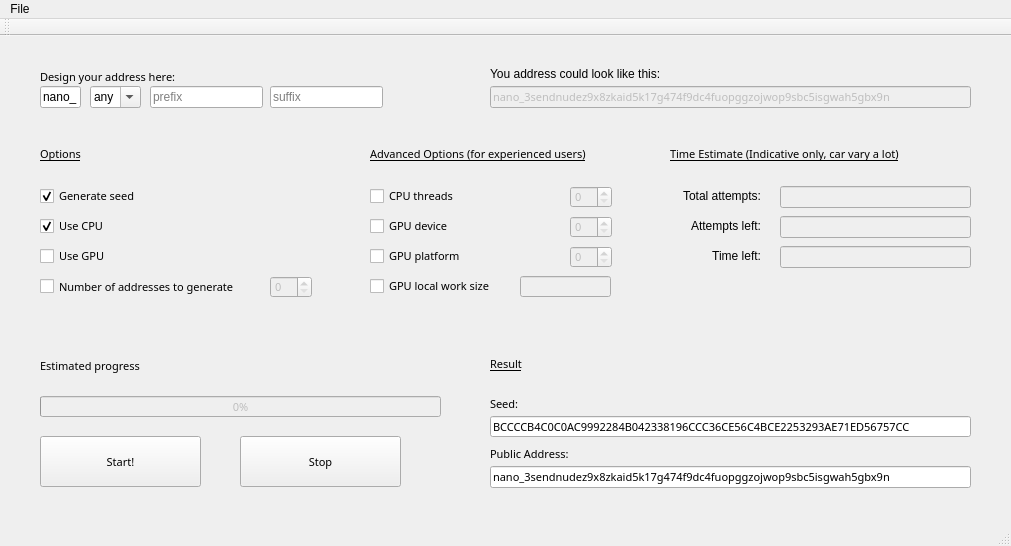
<?xml version="1.0" encoding="UTF-8"?>
<ui version="4.0">
 <class>vanityGui</class>
 <widget class="QMainWindow" name="vanityGui">
  <property name="geometry">
   <rect>
    <x>0</x>
    <y>0</y>
    <width>1011</width>
    <height>546</height>
   </rect>
  </property>
  <property name="windowTitle">
   <string>vanityGui</string>
  </property>
  <widget class="QWidget" name="centralWidget">
   <widget class="QLabel" name="addressInputLabel">
    <property name="geometry">
     <rect>
      <x>40</x>
      <y>30</y>
      <width>161</width>
      <height>21</height>
     </rect>
    </property>
    <property name="font">
     <font>
      <family>Leelawadee</family>
      <pointsize>8</pointsize>
     </font>
    </property>
    <property name="text">
     <string>Design your address here:</string>
    </property>
   </widget>
   <widget class="QLabel" name="optionsLabel">
    <property name="geometry">
     <rect>
      <x>40</x>
      <y>110</y>
      <width>55</width>
      <height>16</height>
     </rect>
    </property>
    <property name="font">
     <font>
      <family>Leelawadee</family>
      <pointsize>8</pointsize>
      <underline>true</underline>
     </font>
    </property>
    <property name="text">
     <string>Options</string>
    </property>
   </widget>
   <widget class="QCheckBox" name="useCpuCheckBox">
    <property name="geometry">
     <rect>
      <x>40</x>
      <y>180</y>
      <width>81</width>
      <height>20</height>
     </rect>
    </property>
    <property name="font">
     <font>
      <family>Leelawadee</family>
      <pointsize>8</pointsize>
     </font>
    </property>
    <property name="text">
     <string>Use CPU</string>
    </property>
    <property name="checked">
     <bool>true</bool>
    </property>
   </widget>
   <widget class="QCheckBox" name="useGpuCheckBox">
    <property name="geometry">
     <rect>
      <x>40</x>
      <y>210</y>
      <width>81</width>
      <height>20</height>
     </rect>
    </property>
    <property name="font">
     <font>
      <family>Leelawadee</family>
      <pointsize>8</pointsize>
     </font>
    </property>
    <property name="text">
     <string>Use GPU</string>
    </property>
   </widget>
   <widget class="QCheckBox" name="limitCheckBox">
    <property name="geometry">
     <rect>
      <x>40</x>
      <y>240</y>
      <width>241</width>
      <height>21</height>
     </rect>
    </property>
    <property name="font">
     <font>
      <family>Leelawadee</family>
      <pointsize>8</pointsize>
     </font>
    </property>
    <property name="text">
     <string>Number of addresses to generate</string>
    </property>
   </widget>
   <widget class="QLabel" name="advancedOptionsLabel">
    <property name="geometry">
     <rect>
      <x>370</x>
      <y>110</y>
      <width>251</width>
      <height>16</height>
     </rect>
    </property>
    <property name="font">
     <font>
      <family>Leelawadee</family>
      <pointsize>8</pointsize>
      <underline>true</underline>
     </font>
    </property>
    <property name="text">
     <string>Advanced Options (for experienced users)</string>
    </property>
   </widget>
   <widget class="QSpinBox" name="threadsCpuSpinBox">
    <property name="enabled">
     <bool>false</bool>
    </property>
    <property name="geometry">
     <rect>
      <x>570</x>
      <y>150</y>
      <width>42</width>
      <height>22</height>
     </rect>
    </property>
    <property name="font">
     <font>
      <family>Leelawadee</family>
      <pointsize>8</pointsize>
     </font>
    </property>
   </widget>
   <widget class="QCheckBox" name="threadsCpuCheckBox">
    <property name="geometry">
     <rect>
      <x>370</x>
      <y>150</y>
      <width>111</width>
      <height>20</height>
     </rect>
    </property>
    <property name="font">
     <font>
      <family>Leelawadee</family>
      <pointsize>8</pointsize>
     </font>
    </property>
    <property name="text">
     <string>CPU threads</string>
    </property>
   </widget>
   <widget class="QCheckBox" name="deviceGpuCheckBox">
    <property name="geometry">
     <rect>
      <x>370</x>
      <y>180</y>
      <width>101</width>
      <height>20</height>
     </rect>
    </property>
    <property name="font">
     <font>
      <family>Leelawadee</family>
      <pointsize>8</pointsize>
     </font>
    </property>
    <property name="text">
     <string>GPU device</string>
    </property>
   </widget>
   <widget class="QSpinBox" name="deviceGpuSpinBox">
    <property name="enabled">
     <bool>false</bool>
    </property>
    <property name="geometry">
     <rect>
      <x>570</x>
      <y>180</y>
      <width>42</width>
      <height>22</height>
     </rect>
    </property>
    <property name="font">
     <font>
      <family>Leelawadee</family>
      <pointsize>8</pointsize>
     </font>
    </property>
   </widget>
   <widget class="QCheckBox" name="platformGpuCheckBox">
    <property name="geometry">
     <rect>
      <x>370</x>
      <y>210</y>
      <width>101</width>
      <height>20</height>
     </rect>
    </property>
    <property name="font">
     <font>
      <family>Leelawadee</family>
      <pointsize>8</pointsize>
     </font>
    </property>
    <property name="text">
     <string>GPU platform</string>
    </property>
   </widget>
   <widget class="QSpinBox" name="platformGpuSpinBox">
    <property name="enabled">
     <bool>false</bool>
    </property>
    <property name="geometry">
     <rect>
      <x>570</x>
      <y>210</y>
      <width>42</width>
      <height>22</height>
     </rect>
    </property>
    <property name="font">
     <font>
      <family>Leelawadee</family>
      <pointsize>8</pointsize>
     </font>
    </property>
   </widget>
   <widget class="QCheckBox" name="workSizeGpuCheckBox">
    <property name="geometry">
     <rect>
      <x>370</x>
      <y>240</y>
      <width>141</width>
      <height>20</height>
     </rect>
    </property>
    <property name="font">
     <font>
      <family>Leelawadee</family>
      <pointsize>8</pointsize>
     </font>
    </property>
    <property name="text">
     <string>GPU local work size</string>
    </property>
   </widget>
   <widget class="QLineEdit" name="workSizeGpuLineEdit">
    <property name="enabled">
     <bool>false</bool>
    </property>
    <property name="geometry">
     <rect>
      <x>520</x>
      <y>240</y>
      <width>91</width>
      <height>21</height>
     </rect>
    </property>
    <property name="font">
     <font>
      <family>Leelawadee</family>
      <pointsize>8</pointsize>
     </font>
    </property>
   </widget>
   <widget class="QProgressBar" name="progressBarBar">
    <property name="enabled">
     <bool>false</bool>
    </property>
    <property name="geometry">
     <rect>
      <x>40</x>
      <y>360</y>
      <width>401</width>
      <height>21</height>
     </rect>
    </property>
    <property name="font">
     <font>
      <family>Leelawadee</family>
      <pointsize>8</pointsize>
     </font>
    </property>
    <property name="value">
     <number>0</number>
    </property>
   </widget>
   <widget class="QPushButton" name="startButton">
    <property name="geometry">
     <rect>
      <x>40</x>
      <y>400</y>
      <width>161</width>
      <height>51</height>
     </rect>
    </property>
    <property name="font">
     <font>
      <family>Leelawadee</family>
      <pointsize>8</pointsize>
     </font>
    </property>
    <property name="text">
     <string>Start!</string>
    </property>
   </widget>
   <widget class="QLabel" name="timeEstimatesLabel">
    <property name="geometry">
     <rect>
      <x>670</x>
      <y>110</y>
      <width>261</width>
      <height>16</height>
     </rect>
    </property>
    <property name="font">
     <font>
      <family>Leelawadee</family>
      <pointsize>8</pointsize>
      <underline>true</underline>
     </font>
    </property>
    <property name="text">
     <string>Time Estimate (Indicative only, car vary a lot)</string>
    </property>
   </widget>
   <widget class="QPushButton" name="stopButton">
    <property name="geometry">
     <rect>
      <x>240</x>
      <y>400</y>
      <width>161</width>
      <height>51</height>
     </rect>
    </property>
    <property name="font">
     <font>
      <family>Leelawadee</family>
      <pointsize>8</pointsize>
     </font>
    </property>
    <property name="text">
     <string>Stop</string>
    </property>
   </widget>
   <widget class="QLineEdit" name="attemptsLeftLineEdit">
    <property name="enabled">
     <bool>false</bool>
    </property>
    <property name="geometry">
     <rect>
      <x>780</x>
      <y>180</y>
      <width>191</width>
      <height>22</height>
     </rect>
    </property>
    <property name="font">
     <font>
      <family>Leelawadee</family>
      <pointsize>8</pointsize>
     </font>
    </property>
   </widget>
   <widget class="QLineEdit" name="totalAttempsLineEdit">
    <property name="enabled">
     <bool>false</bool>
    </property>
    <property name="geometry">
     <rect>
      <x>780</x>
      <y>150</y>
      <width>191</width>
      <height>22</height>
     </rect>
    </property>
    <property name="font">
     <font>
      <family>Leelawadee</family>
      <pointsize>8</pointsize>
     </font>
    </property>
   </widget>
   <widget class="QSpinBox" name="limitSpinBox">
    <property name="enabled">
     <bool>false</bool>
    </property>
    <property name="geometry">
     <rect>
      <x>270</x>
      <y>240</y>
      <width>42</width>
      <height>22</height>
     </rect>
    </property>
    <property name="font">
     <font>
      <family>Leelawadee</family>
      <pointsize>8</pointsize>
     </font>
    </property>
   </widget>
   <widget class="QLabel" name="progressBarLabel">
    <property name="geometry">
     <rect>
      <x>40</x>
      <y>320</y>
      <width>331</width>
      <height>20</height>
     </rect>
    </property>
    <property name="font">
     <font>
      <family>Leelawadee</family>
      <pointsize>8</pointsize>
     </font>
    </property>
    <property name="text">
     <string>Estimated progress</string>
    </property>
   </widget>
   <widget class="QCheckBox" name="generateSeedCheckBox">
    <property name="geometry">
     <rect>
      <x>40</x>
      <y>150</y>
      <width>121</width>
      <height>20</height>
     </rect>
    </property>
    <property name="font">
     <font>
      <family>Leelawadee</family>
      <pointsize>8</pointsize>
     </font>
    </property>
    <property name="text">
     <string>Generate seed</string>
    </property>
    <property name="checked">
     <bool>true</bool>
    </property>
   </widget>
   <widget class="QLineEdit" name="addressResultLineEdit">
    <property name="geometry">
     <rect>
      <x>490</x>
      <y>430</y>
      <width>481</width>
      <height>22</height>
     </rect>
    </property>
    <property name="font">
     <font>
      <family>Leelawadee</family>
      <pointsize>8</pointsize>
     </font>
    </property>
    <property name="cursor">
     <cursorShape>IBeamCursor</cursorShape>
    </property>
    <property name="inputMask">
     <string/>
    </property>
    <property name="text">
     <string>nano_3sendnudez9x8zkaid5k17g474f9dc4fuopggzojwop9sbc5isgwah5gbx9n</string>
    </property>
    <property name="cursorPosition">
     <number>1</number>
    </property>
    <property name="readOnly">
     <bool>true</bool>
    </property>
    <property name="placeholderText">
     <string>nano_************************************************************</string>
    </property>
   </widget>
   <widget class="QLineEdit" name="seedLineEdit">
    <property name="geometry">
     <rect>
      <x>490</x>
      <y>380</y>
      <width>481</width>
      <height>21</height>
     </rect>
    </property>
    <property name="font">
     <font>
      <family>Leelawadee</family>
      <pointsize>8</pointsize>
     </font>
    </property>
    <property name="text">
     <string>BCCCCB4C0C0AC9992284B042338196CCC36CE56C4BCE2253293AE71ED56757CC</string>
    </property>
    <property name="readOnly">
     <bool>true</bool>
    </property>
   </widget>
   <widget class="QLabel" name="label">
    <property name="geometry">
     <rect>
      <x>490</x>
      <y>320</y>
      <width>55</width>
      <height>16</height>
     </rect>
    </property>
    <property name="font">
     <font>
      <family>Leelawadee</family>
      <pointsize>8</pointsize>
      <underline>true</underline>
     </font>
    </property>
    <property name="text">
     <string>Result</string>
    </property>
   </widget>
   <widget class="QLabel" name="publicResultLabel">
    <property name="geometry">
     <rect>
      <x>490</x>
      <y>410</y>
      <width>101</width>
      <height>16</height>
     </rect>
    </property>
    <property name="font">
     <font>
      <family>Leelawadee</family>
      <pointsize>8</pointsize>
     </font>
    </property>
    <property name="text">
     <string>Public Address:</string>
    </property>
   </widget>
   <widget class="QLabel" name="seedLabel">
    <property name="geometry">
     <rect>
      <x>490</x>
      <y>360</y>
      <width>55</width>
      <height>16</height>
     </rect>
    </property>
    <property name="font">
     <font>
      <family>Leelawadee</family>
      <pointsize>8</pointsize>
     </font>
    </property>
    <property name="text">
     <string>Seed:</string>
    </property>
   </widget>
   <widget class="QLabel" name="totalAttempsLabel">
    <property name="geometry">
     <rect>
      <x>670</x>
      <y>150</y>
      <width>91</width>
      <height>20</height>
     </rect>
    </property>
    <property name="font">
     <font>
      <weight>50</weight>
      <bold>false</bold>
     </font>
    </property>
    <property name="text">
     <string>Total attempts:</string>
    </property>
    <property name="alignment">
     <set>Qt::AlignRight|Qt::AlignTrailing|Qt::AlignVCenter</set>
    </property>
   </widget>
   <widget class="QLabel" name="attempsLeftLabel">
    <property name="geometry">
     <rect>
      <x>670</x>
      <y>180</y>
      <width>91</width>
      <height>20</height>
     </rect>
    </property>
    <property name="font">
     <font>
      <weight>50</weight>
      <bold>false</bold>
     </font>
    </property>
    <property name="text">
     <string>Attempts left:</string>
    </property>
    <property name="alignment">
     <set>Qt::AlignRight|Qt::AlignTrailing|Qt::AlignVCenter</set>
    </property>
   </widget>
   <widget class="QLabel" name="label_6">
    <property name="geometry">
     <rect>
      <x>670</x>
      <y>210</y>
      <width>91</width>
      <height>20</height>
     </rect>
    </property>
    <property name="font">
     <font>
      <weight>50</weight>
      <bold>false</bold>
     </font>
    </property>
    <property name="text">
     <string/>
    </property>
    <property name="alignment">
     <set>Qt::AlignRight|Qt::AlignTrailing|Qt::AlignVCenter</set>
    </property>
   </widget>
   <widget class="QLabel" name="timeLeftLabel">
    <property name="geometry">
     <rect>
      <x>670</x>
      <y>210</y>
      <width>91</width>
      <height>20</height>
     </rect>
    </property>
    <property name="font">
     <font>
      <weight>50</weight>
      <bold>false</bold>
     </font>
    </property>
    <property name="text">
     <string>Time left:</string>
    </property>
    <property name="alignment">
     <set>Qt::AlignRight|Qt::AlignTrailing|Qt::AlignVCenter</set>
    </property>
   </widget>
   <widget class="QLineEdit" name="timeLeftLineEdit">
    <property name="enabled">
     <bool>false</bool>
    </property>
    <property name="geometry">
     <rect>
      <x>780</x>
      <y>210</y>
      <width>191</width>
      <height>22</height>
     </rect>
    </property>
    <property name="font">
     <font>
      <family>Leelawadee</family>
      <pointsize>8</pointsize>
     </font>
    </property>
   </widget>
   <widget class="QComboBox" name="oneThreeComboBox">
    <property name="geometry">
     <rect>
      <x>90</x>
      <y>50</y>
      <width>51</width>
      <height>22</height>
     </rect>
    </property>
    <property name="editable">
     <bool>true</bool>
    </property>
    <item>
     <property name="text">
      <string>any</string>
     </property>
    </item>
    <item>
     <property name="text">
      <string>1</string>
     </property>
    </item>
    <item>
     <property name="text">
      <string>3</string>
     </property>
    </item>
   </widget>
   <widget class="QLineEdit" name="prefixLineEdit">
    <property name="geometry">
     <rect>
      <x>150</x>
      <y>50</y>
      <width>113</width>
      <height>22</height>
     </rect>
    </property>
    <property name="placeholderText">
     <string>prefix</string>
    </property>
   </widget>
   <widget class="QLineEdit" name="suffixLineEdit">
    <property name="geometry">
     <rect>
      <x>270</x>
      <y>50</y>
      <width>113</width>
      <height>22</height>
     </rect>
    </property>
    <property name="placeholderText">
     <string>suffix</string>
    </property>
   </widget>
   <widget class="QLineEdit" name="nano_PrefixLineEdit">
    <property name="geometry">
     <rect>
      <x>40</x>
      <y>50</y>
      <width>41</width>
      <height>22</height>
     </rect>
    </property>
    <property name="text">
     <string>nano_</string>
    </property>
   </widget>
   <widget class="QLabel" name="adressSampleLabel">
    <property name="geometry">
     <rect>
      <x>490</x>
      <y>30</y>
      <width>181</width>
      <height>16</height>
     </rect>
    </property>
    <property name="text">
     <string>You address could look like this:</string>
    </property>
   </widget>
   <widget class="QLineEdit" name="addressSampleLineEdit">
    <property name="enabled">
     <bool>false</bool>
    </property>
    <property name="geometry">
     <rect>
      <x>490</x>
      <y>50</y>
      <width>481</width>
      <height>22</height>
     </rect>
    </property>
    <property name="font">
     <font>
      <family>Leelawadee</family>
      <pointsize>8</pointsize>
     </font>
    </property>
    <property name="cursor">
     <cursorShape>IBeamCursor</cursorShape>
    </property>
    <property name="inputMask">
     <string/>
    </property>
    <property name="text">
     <string>nano_3sendnudez9x8zkaid5k17g474f9dc4fuopggzojwop9sbc5isgwah5gbx9n</string>
    </property>
    <property name="cursorPosition">
     <number>1</number>
    </property>
    <property name="readOnly">
     <bool>true</bool>
    </property>
    <property name="placeholderText">
     <string>nano_************************************************************</string>
    </property>
   </widget>
  </widget>
  <widget class="QMenuBar" name="menuBar">
   <property name="geometry">
    <rect>
     <x>0</x>
     <y>0</y>
     <width>1011</width>
     <height>26</height>
    </rect>
   </property>
   <widget class="QMenu" name="menuNano_Vanity">
    <property name="title">
     <string>File</string>
    </property>
    <addaction name="actionExit"/>
   </widget>
   <addaction name="menuNano_Vanity"/>
  </widget>
  <widget class="QToolBar" name="mainToolBar">
   <attribute name="toolBarArea">
    <enum>TopToolBarArea</enum>
   </attribute>
   <attribute name="toolBarBreak">
    <bool>false</bool>
   </attribute>
  </widget>
  <widget class="QStatusBar" name="statusBar"/>
  <action name="actionExit">
   <property name="text">
    <string>Exit</string>
   </property>
  </action>
 </widget>
 <layoutdefault spacing="6" margin="11"/>
 <resources/>
 <connections/>
</ui>
